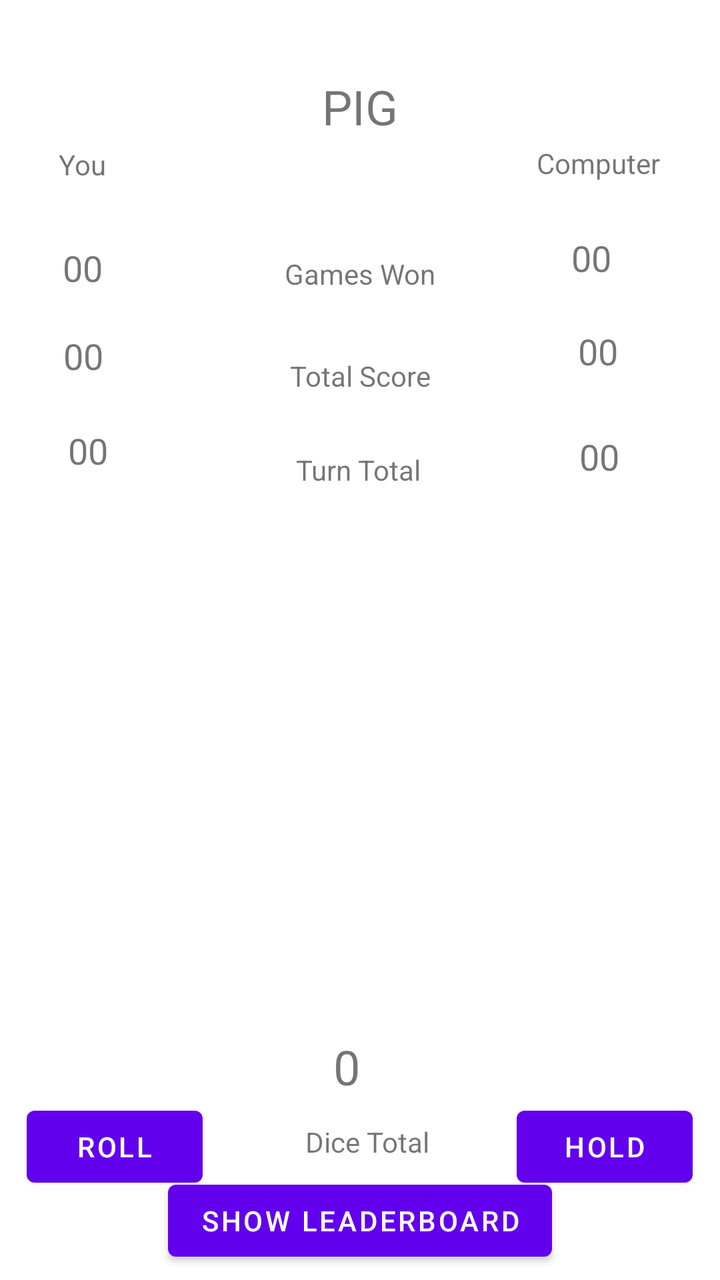
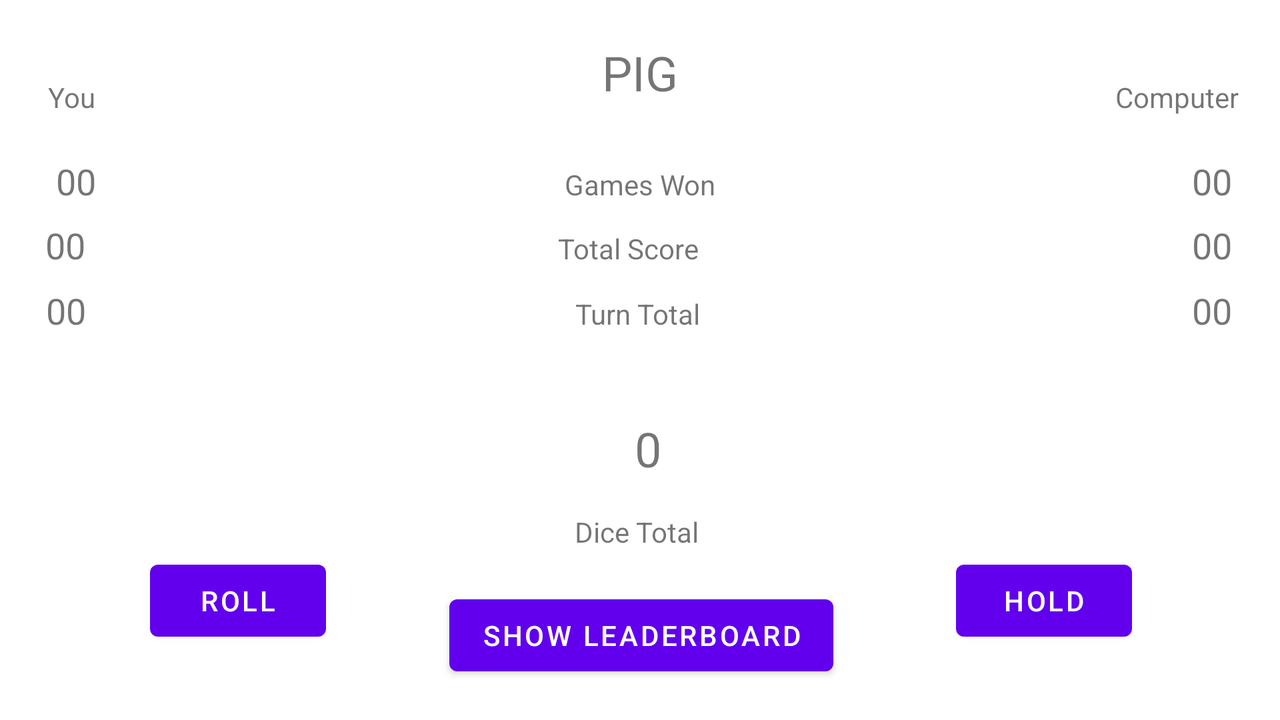

The same Android screen from two of the app's own layout files: first res/layout/ as a phone draws it, then the repository's variant for another configuration, drawn on a device whose configuration selects that folder. Both files follow.
<!-- AndroidManifest.xml: application theme Theme.PIG -->
<!-- res/layout/activity_main.xml -->
<?xml version="1.0" encoding="utf-8"?>
<androidx.constraintlayout.widget.ConstraintLayout xmlns:android="http://schemas.android.com/apk/res/android"
    xmlns:app="http://schemas.android.com/apk/res-auto"
    xmlns:tools="http://schemas.android.com/tools"
    android:id="@+id/btnSwitchToLog"
    android:layout_width="match_parent"
    android:layout_height="match_parent"
    android:visibility="visible"
    tools:context=".MainActivity">

    <TextView
        android:id="@+id/diceTotalTextView"
        android:layout_width="wrap_content"
        android:layout_height="wrap_content"
        android:text="@string/dice_total"
        app:layout_constraintBottom_toBottomOf="parent"
        app:layout_constraintHorizontal_bias="0.512"
        app:layout_constraintLeft_toLeftOf="parent"
        app:layout_constraintRight_toRightOf="parent"
        app:layout_constraintTop_toTopOf="parent"
        app:layout_constraintVertical_bias="0.904" />

    <Button
        android:id="@+id/rollButton"
        android:layout_width="wrap_content"
        android:layout_height="wrap_content"
        android:text="@string/roll"
        app:layout_constraintBottom_toBottomOf="parent"
        app:layout_constraintEnd_toEndOf="parent"
        app:layout_constraintHorizontal_bias="0.049"
        app:layout_constraintStart_toStartOf="parent"
        app:layout_constraintTop_toBottomOf="@+id/diceTotal"
        app:layout_constraintVertical_bias="0.0" />

    <Button
        android:id="@+id/holdButton"
        android:layout_width="wrap_content"
        android:layout_height="wrap_content"
        android:text="@string/hold"
        app:layout_constraintBottom_toBottomOf="parent"
        app:layout_constraintEnd_toEndOf="parent"
        app:layout_constraintHorizontal_bias="0.95"
        app:layout_constraintStart_toStartOf="parent"
        app:layout_constraintTop_toBottomOf="@+id/diceTotal"
        app:layout_constraintVertical_bias="0.0" />

    <TextView
        android:id="@+id/textView"
        android:layout_width="wrap_content"
        android:layout_height="wrap_content"
        android:text="@string/you"
        app:layout_constraintBottom_toBottomOf="parent"
        app:layout_constraintEnd_toEndOf="parent"
        app:layout_constraintHorizontal_bias="0.087"
        app:layout_constraintStart_toStartOf="parent"
        app:layout_constraintTop_toTopOf="parent"
        app:layout_constraintVertical_bias="0.117" />

    <TextView
        android:id="@+id/textView2"
        android:layout_width="wrap_content"
        android:layout_height="wrap_content"
        android:text="@string/pig"
        android:textSize="24sp"
        app:layout_constraintBottom_toBottomOf="parent"
        app:layout_constraintEnd_toEndOf="parent"
        app:layout_constraintStart_toStartOf="parent"
        app:layout_constraintTop_toTopOf="parent"
        app:layout_constraintVertical_bias="0.061" />

    <TextView
        android:id="@+id/textView3"
        android:layout_width="wrap_content"
        android:layout_height="wrap_content"
        android:text="@string/computer"

        app:layout_constraintBottom_toBottomOf="parent"
        app:layout_constraintEnd_toEndOf="parent"
        app:layout_constraintHorizontal_bias="0.899"
        app:layout_constraintStart_toStartOf="parent"
        app:layout_constraintTop_toTopOf="parent"
        app:layout_constraintVertical_bias="0.116" />

    <TextView
        android:id="@+id/playerGamesWon"
        android:layout_width="wrap_content"
        android:layout_height="wrap_content"
        android:textSize="18sp"
        app:layout_constraintBottom_toBottomOf="parent"
        app:layout_constraintEnd_toStartOf="@+id/textView5"
        app:layout_constraintHorizontal_bias="0.256"
        app:layout_constraintStart_toStartOf="parent"
        app:layout_constraintTop_toBottomOf="@+id/textView"
        app:layout_constraintVertical_bias="0.057"
        tools:text="00" />

    <TextView
        android:id="@+id/textView5"
        android:layout_width="wrap_content"
        android:layout_height="wrap_content"
        android:text="@string/games_won"
        app:layout_constraintBottom_toBottomOf="parent"
        app:layout_constraintEnd_toEndOf="parent"
        app:layout_constraintStart_toStartOf="parent"
        app:layout_constraintTop_toBottomOf="@+id/textView2"
        app:layout_constraintVertical_bias="0.105" />

    <TextView
        android:id="@+id/computerGamesWon"
        android:layout_width="wrap_content"
        android:layout_height="wrap_content"
        android:textSize="18sp"
        app:layout_constraintBottom_toTopOf="@+id/computerTotalScore"
        app:layout_constraintEnd_toEndOf="parent"
        app:layout_constraintHorizontal_bias="0.84"
        app:layout_constraintStart_toStartOf="parent"
        app:layout_constraintTop_toBottomOf="@+id/textView3"
        app:layout_constraintVertical_bias="0.538"
        tools:text="00" />

    <TextView
        android:id="@+id/totalScoreTV"
        android:layout_width="wrap_content"
        android:layout_height="wrap_content"
        android:layout_marginTop="32dp"
        android:text="@string/total_score"
        app:layout_constraintEnd_toEndOf="parent"
        app:layout_constraintStart_toStartOf="parent"
        app:layout_constraintTop_toBottomOf="@+id/textView5" />

    <TextView
        android:id="@+id/computerTotalScore"
        android:layout_width="wrap_content"
        android:layout_height="wrap_content"
        android:textSize="18sp"
        app:layout_constraintBottom_toTopOf="@+id/computerTurnScore"
        app:layout_constraintEnd_toEndOf="parent"
        app:layout_constraintHorizontal_bias="0.592"
        app:layout_constraintStart_toEndOf="@+id/totalScoreTV"
        app:layout_constraintTop_toBottomOf="@+id/textView3"
        app:layout_constraintVertical_bias="0.72"
        tools:text="00" />

    <TextView
        android:id="@+id/playerTurnScore"
        android:layout_width="wrap_content"
        android:layout_height="wrap_content"
        android:textSize="18sp"
        app:layout_constraintBottom_toBottomOf="parent"
        app:layout_constraintEnd_toStartOf="@+id/turnTotalTV"
        app:layout_constraintHorizontal_bias="0.265"
        app:layout_constraintStart_toStartOf="parent"
        app:layout_constraintTop_toTopOf="parent"
        app:layout_constraintVertical_bias="0.346"
        tools:text="00" />

    <TextView
        android:id="@+id/turnTotalTV"
        android:layout_width="wrap_content"
        android:layout_height="wrap_content"
        android:text="@string/turn_total"
        app:layout_constraintBottom_toBottomOf="parent"
        app:layout_constraintEnd_toEndOf="parent"
        app:layout_constraintHorizontal_bias="0.498"
        app:layout_constraintStart_toStartOf="parent"
        app:layout_constraintTop_toBottomOf="@+id/totalScoreTV"
        app:layout_constraintVertical_bias="0.066" />

    <TextView
        android:id="@+id/computerTurnScore"
        android:layout_width="wrap_content"
        android:layout_height="wrap_content"
        android:textSize="18sp"
        app:layout_constraintBottom_toBottomOf="parent"
        app:layout_constraintEnd_toEndOf="parent"
        app:layout_constraintHorizontal_bias="0.612"
        app:layout_constraintStart_toEndOf="@+id/turnTotalTV"
        app:layout_constraintTop_toBottomOf="@+id/textView3"
        app:layout_constraintVertical_bias="0.238"
        tools:text="00" />

    <TextView
        android:id="@+id/diceTotal"
        android:layout_width="wrap_content"
        android:layout_height="wrap_content"
        android:layout_marginBottom="12dp"
        android:width="25dp"
        android:textSize="24sp"
        app:layout_constraintBottom_toTopOf="@+id/diceTotalTextView"
        app:layout_constraintEnd_toStartOf="@+id/ivDice2"
        app:layout_constraintHorizontal_bias="0.454"
        app:layout_constraintStart_toEndOf="@+id/ivDice1"
        tools:text="0" />

    <ImageView
        android:id="@+id/ivDice1"
        android:layout_width="160dp"
        android:layout_height="180dp"
        app:layout_constraintBottom_toBottomOf="@+id/diceTotal"
        app:layout_constraintEnd_toEndOf="parent"
        app:layout_constraintHorizontal_bias="0.031"
        app:layout_constraintStart_toStartOf="parent"
        app:layout_constraintTop_toTopOf="parent"
        app:layout_constraintVertical_bias="0.886"
        tools:srcCompat="@drawable/dice_2" />

    <ImageView
        android:id="@+id/ivDice2"
        android:layout_width="160dp"
        android:layout_height="180dp"
        app:layout_constraintBottom_toTopOf="@+id/diceTotalTextView"
        app:layout_constraintEnd_toEndOf="parent"
        app:layout_constraintHorizontal_bias="0.96"
        app:layout_constraintStart_toStartOf="parent"
        app:layout_constraintTop_toTopOf="parent"
        app:layout_constraintVertical_bias="0.864"
        tools:srcCompat="@drawable/dice_3" />

    <TextView
        android:id="@+id/playerScore"
        android:layout_width="wrap_content"
        android:layout_height="wrap_content"
        android:textSize="18sp"
        app:layout_constraintBottom_toTopOf="@+id/playerTurnScore"
        app:layout_constraintEnd_toStartOf="@+id/totalScoreTV"
        app:layout_constraintHorizontal_bias="0.253"
        app:layout_constraintStart_toStartOf="parent"
        app:layout_constraintTop_toBottomOf="@+id/playerGamesWon"
        app:layout_constraintVertical_bias="0.459"
        tools:text="00" />

    <ImageView
        android:id="@+id/winnerView"
        android:layout_width="350dp"
        android:layout_height="350dp"
        android:adjustViewBounds="false"
        android:clickable="true"
        android:contentDescription="@string/winner"
        android:focusable="true"
        android:onClick="hideWinnerPic"
        android:visibility="invisible"
        app:layout_constraintBottom_toBottomOf="parent"
        app:layout_constraintEnd_toEndOf="parent"
        app:layout_constraintStart_toStartOf="parent"
        app:layout_constraintTop_toTopOf="parent"
        app:srcCompat="@drawable/cheeringcrowd" />
    app:android:onClick=""
    app:android:visibility=""
    app:layout_constraintBottom_toBottomOf="parent"
    app:layout_constraintEnd_toEndOf="parent"
    app:layout_constraintStart_toStartOf="parent"
    app:layout_constraintTop_toTopOf="parent"
    app:srcCompat="@drawable/cheeringcrowd"
    />

    <ImageView
        android:id="@+id/loserView"
        android:layout_width="385dp"
        android:layout_height="351dp"
        android:clickable="true"
        android:contentDescription="@string/loser"
        android:focusable="true"
        android:onClick="hideLoserPic"
        android:visibility="invisible"
        app:layout_constraintBottom_toBottomOf="parent"
        app:layout_constraintEnd_toEndOf="@+id/winnerView"
        app:layout_constraintHorizontal_bias="0.615"
        app:layout_constraintStart_toStartOf="@+id/winnerView"
        app:layout_constraintTop_toTopOf="parent"
        app:layout_constraintVertical_bias="0.497"
        app:srcCompat="@drawable/loser" />

    <TextView
        android:id="@+id/loserMessage"
        android:layout_width="150dp"
        android:layout_height="40dp"
        android:background="#131313"
        android:text="@string/you_lost"
        android:textAllCaps="true"
        android:textColor="#DA1414"
        android:textSize="24sp"
        android:visibility="gone"
        app:layout_constraintBottom_toBottomOf="parent"
        app:layout_constraintEnd_toEndOf="parent"
        app:layout_constraintStart_toStartOf="parent"
        app:layout_constraintTop_toTopOf="@+id/diceTotal"
        app:layout_constraintVertical_bias="0.226"
        tools:text="YOU LOST!" />

    <Button
        android:id="@+id/btnSwitchToScoreLog"
        android:layout_width="wrap_content"
        android:layout_height="wrap_content"
        android:onClick="showScoreLogOnClick"
        android:text="@string/show_leaderboard"
        app:layout_constraintBottom_toBottomOf="parent"
        app:layout_constraintEnd_toEndOf="parent"
        app:layout_constraintStart_toStartOf="parent"
        app:layout_constraintTop_toBottomOf="@+id/diceTotalTextView" />

</androidx.constraintlayout.widget.ConstraintLayout>
<!-- resources referenced by this layout -->
<resources>
  <!-- drawable cheeringcrowd: jpg bitmap (drawable, 104475 bytes) -->
  <!-- drawable loser: jpg bitmap (drawable, 19307 bytes) -->
  <string name="computer">Computer</string>
  <string name="dice_total">Dice Total</string>
  <string name="games_won">Games Won</string>
  <string name="hold">Hold</string>
  <string name="loser">Loser</string>
  <string name="pig">PIG</string>
  <string name="roll">Roll</string>
  <string name="show_leaderboard">Show Leaderboard</string>
  <string name="total_score">Total Score</string>
  <string name="turn_total">Turn Total</string>
  <string name="winner">Winner</string>
  <string name="you">You</string>
  <string name="you_lost">YOU LOST!</string>
  <style name="Theme.PIG" parent="Theme.MaterialComponents.DayNight.DarkActionBar">
          
          <item name="colorPrimary">@color/purple_500</item>
          <item name="colorPrimaryVariant">@color/purple_700</item>
          <item name="colorOnPrimary">@color/white</item>
          
          <item name="colorSecondary">@color/teal_200</item>
          <item name="colorSecondaryVariant">@color/teal_700</item>
          <item name="colorOnSecondary">@color/black</item>
          
          <item name="android:statusBarColor" tools:targetApi="l">?attr/colorPrimaryVariant</item>
          
      </style>
  <color name="purple_500">#FF6200EE</color>
  <color name="purple_700">#FF3700B3</color>
  <color name="white">#FFFFFFFF</color>
  <color name="teal_200">#FF03DAC5</color>
  <color name="teal_700">#FF018786</color>
  <color name="black">#FF000000</color>
</resources>
<!-- res/layout-land/activity_main.xml (the repository's variant of the layout above) -->
<!-- drawn on the phone turned sideways -->
<?xml version="1.0" encoding="utf-8"?>
<androidx.constraintlayout.widget.ConstraintLayout xmlns:android="http://schemas.android.com/apk/res/android"
    xmlns:app="http://schemas.android.com/apk/res-auto"
    xmlns:tools="http://schemas.android.com/tools"
    android:layout_width="match_parent"
    android:layout_height="match_parent"
    android:visibility="visible"
    tools:context=".MainActivity">

    <TextView
        android:id="@+id/diceTotalTextView"
        android:layout_width="wrap_content"
        android:layout_height="wrap_content"
        android:text="@string/dice_total"
        app:layout_constraintBottom_toBottomOf="parent"
        app:layout_constraintHorizontal_bias="0.497"
        app:layout_constraintLeft_toLeftOf="parent"
        app:layout_constraintRight_toRightOf="parent"
        app:layout_constraintTop_toTopOf="parent"
        app:layout_constraintVertical_bias="0.752" />

    <Button
        android:id="@+id/rollButton"
        android:layout_width="wrap_content"
        android:layout_height="wrap_content"
        android:text="@string/roll"
        app:layout_constraintBottom_toBottomOf="parent"
        app:layout_constraintEnd_toEndOf="parent"
        app:layout_constraintHorizontal_bias="0.136"
        app:layout_constraintStart_toStartOf="parent"
        app:layout_constraintTop_toBottomOf="@+id/diceTotal" />

    <Button
        android:id="@+id/holdButton"
        android:layout_width="wrap_content"
        android:layout_height="wrap_content"
        android:text="@string/hold"
        app:layout_constraintBottom_toBottomOf="parent"
        app:layout_constraintEnd_toEndOf="parent"
        app:layout_constraintHorizontal_bias="0.866"
        app:layout_constraintStart_toStartOf="parent"
        app:layout_constraintTop_toBottomOf="@+id/diceTotal" />

    <TextView
        android:id="@+id/textView"
        android:layout_width="wrap_content"
        android:layout_height="wrap_content"
        android:text="@string/you"
        app:layout_constraintBottom_toBottomOf="parent"
        app:layout_constraintEnd_toEndOf="parent"
        app:layout_constraintHorizontal_bias="0.039"
        app:layout_constraintStart_toStartOf="parent"
        app:layout_constraintTop_toTopOf="parent"
        app:layout_constraintVertical_bias="0.114" />

    <TextView
        android:id="@+id/textView2"
        android:layout_width="wrap_content"
        android:layout_height="wrap_content"
        android:text="@string/pig"
        android:textSize="24sp"
        app:layout_constraintBottom_toBottomOf="parent"
        app:layout_constraintEnd_toEndOf="parent"
        app:layout_constraintStart_toStartOf="parent"
        app:layout_constraintTop_toTopOf="parent"
        app:layout_constraintVertical_bias="0.061" />

    <TextView
        android:id="@+id/textView3"
        android:layout_width="wrap_content"
        android:layout_height="wrap_content"
        android:text="@string/computer"

        app:layout_constraintBottom_toBottomOf="parent"
        app:layout_constraintEnd_toEndOf="parent"
        app:layout_constraintHorizontal_bias="0.964"
        app:layout_constraintStart_toStartOf="parent"
        app:layout_constraintTop_toTopOf="parent"
        app:layout_constraintVertical_bias="0.114" />

    <TextView
        android:id="@+id/playerGamesWon"
        android:layout_width="wrap_content"
        android:layout_height="wrap_content"
        android:layout_marginStart="28dp"
        android:textSize="18sp"
        app:layout_constraintBaseline_toBaselineOf="@+id/textView5"
        app:layout_constraintStart_toStartOf="parent"
        tools:text="00" />

    <TextView
        android:id="@+id/textView5"
        android:layout_width="wrap_content"
        android:layout_height="wrap_content"
        android:text="@string/games_won"
        app:layout_constraintBottom_toBottomOf="parent"
        app:layout_constraintEnd_toEndOf="parent"
        app:layout_constraintStart_toStartOf="parent"
        app:layout_constraintTop_toBottomOf="@+id/textView2"
        app:layout_constraintVertical_bias="0.105" />

    <TextView
        android:id="@+id/computerGamesWon"
        android:layout_width="wrap_content"
        android:layout_height="wrap_content"
        android:layout_marginEnd="24dp"
        android:textSize="18sp"
        app:layout_constraintBaseline_toBaselineOf="@+id/textView5"
        app:layout_constraintEnd_toEndOf="parent"
        tools:text="00" />

    <TextView
        android:id="@+id/totalScoreTV"
        android:layout_width="wrap_content"
        android:layout_height="wrap_content"
        android:text="@string/total_score"
        app:layout_constraintBottom_toTopOf="@+id/diceTotalTextView"
        app:layout_constraintEnd_toStartOf="@+id/computerTotalScore"
        app:layout_constraintHorizontal_bias="0.531"
        app:layout_constraintStart_toStartOf="parent"
        app:layout_constraintTop_toBottomOf="@+id/textView5"
        app:layout_constraintVertical_bias="0.096" />

    <TextView
        android:id="@+id/computerTotalScore"
        android:layout_width="wrap_content"
        android:layout_height="wrap_content"
        android:layout_marginEnd="24dp"
        android:textSize="18sp"
        app:layout_constraintBaseline_toBaselineOf="@+id/totalScoreTV"
        app:layout_constraintEnd_toEndOf="parent"
        tools:text="00" />

    <TextView
        android:id="@+id/playerTurnScore"
        android:layout_width="wrap_content"
        android:layout_height="wrap_content"
        android:textSize="18sp"
        app:layout_constraintBaseline_toBaselineOf="@+id/turnTotalTV"
        app:layout_constraintEnd_toStartOf="@+id/turnTotalTV"
        app:layout_constraintHorizontal_bias="0.086"
        app:layout_constraintStart_toStartOf="parent"
        tools:text="00" />

    <TextView
        android:id="@+id/turnTotalTV"
        android:layout_width="wrap_content"
        android:layout_height="wrap_content"
        android:text="@string/turn_total"
        app:layout_constraintBottom_toBottomOf="parent"
        app:layout_constraintEnd_toEndOf="parent"
        app:layout_constraintHorizontal_bias="0.498"
        app:layout_constraintStart_toStartOf="parent"
        app:layout_constraintTop_toBottomOf="@+id/totalScoreTV"
        app:layout_constraintVertical_bias="0.066" />

    <TextView
        android:id="@+id/computerTurnScore"
        android:layout_width="wrap_content"
        android:layout_height="wrap_content"
        android:layout_marginEnd="24dp"
        android:textSize="18sp"
        app:layout_constraintBaseline_toBaselineOf="@+id/turnTotalTV"
        app:layout_constraintEnd_toEndOf="parent"
        tools:text="00" />

    <TextView
        android:id="@+id/diceTotal"
        android:layout_width="wrap_content"
        android:layout_height="wrap_content"
        android:layout_marginBottom="16dp"
        android:textSize="24sp"
        app:layout_constraintBottom_toTopOf="@+id/diceTotalTextView"
        app:layout_constraintEnd_toStartOf="@+id/ivDice2"
        app:layout_constraintHorizontal_bias="0.459"
        app:layout_constraintStart_toEndOf="@+id/ivDice1"
        tools:text="0" />

    <ImageView
        android:id="@+id/ivDice1"
        android:layout_width="160dp"
        android:layout_height="180dp"
        app:layout_constraintBottom_toBottomOf="parent"
        app:layout_constraintEnd_toEndOf="parent"
        app:layout_constraintHorizontal_bias="0.18"
        app:layout_constraintStart_toStartOf="parent"
        app:layout_constraintTop_toTopOf="parent"
        app:layout_constraintVertical_bias="0.277"
        tools:srcCompat="@drawable/dice_2" />

    <ImageView
        android:id="@+id/ivDice2"
        android:layout_width="160dp"
        android:layout_height="180dp"
        app:layout_constraintBottom_toBottomOf="parent"
        app:layout_constraintEnd_toEndOf="parent"
        app:layout_constraintHorizontal_bias="0.72"
        app:layout_constraintStart_toEndOf="@+id/ivDice1"
        app:layout_constraintTop_toTopOf="parent"
        app:layout_constraintVertical_bias="0.277"
        tools:srcCompat="@drawable/dice_3" />

    <TextView
        android:id="@+id/playerScore"
        android:layout_width="wrap_content"
        android:layout_height="wrap_content"
        android:textSize="18sp"
        app:layout_constraintBaseline_toBaselineOf="@+id/totalScoreTV"
        app:layout_constraintEnd_toStartOf="@+id/totalScoreTV"
        app:layout_constraintHorizontal_bias="0.087"
        app:layout_constraintStart_toStartOf="parent"
        tools:text="00" />

    <ImageView
        android:id="@+id/winnerView"
        android:layout_width="350dp"
        android:layout_height="350dp"
        android:adjustViewBounds="false"
        android:clickable="true"
        android:contentDescription="@string/winner"
        android:focusable="true"
        android:onClick="hideWinnerPic"
        android:visibility="invisible"
        app:layout_constraintBottom_toBottomOf="parent"
        app:layout_constraintEnd_toEndOf="parent"
        app:layout_constraintStart_toStartOf="parent"
        app:layout_constraintTop_toTopOf="parent"
        app:srcCompat="@drawable/cheeringcrowd" /><![CDATA[
    app:android:onClick=""
    app:android:visibility=""
    app:layout_constraintBottom_toBottomOf="parent"
    app:layout_constraintEnd_toEndOf="parent"
    app:layout_constraintStart_toStartOf="parent"
    app:layout_constraintTop_toTopOf="parent"
    app:srcCompat="@drawable/cheeringcrowd"
    />

    ]]>

    <ImageView
        android:id="@+id/loserView"
        android:layout_width="385dp"
        android:layout_height="351dp"
        android:clickable="true"
        android:contentDescription="@string/loser"
        android:focusable="true"
        android:onClick="hideLoserPic"
        android:visibility="invisible"
        app:layout_constraintBottom_toBottomOf="parent"
        app:layout_constraintEnd_toEndOf="@+id/winnerView"
        app:layout_constraintHorizontal_bias="1.0"
        app:layout_constraintStart_toStartOf="@+id/winnerView"
        app:layout_constraintTop_toTopOf="parent"
        app:srcCompat="@drawable/loser" />

    <TextView
        android:id="@+id/loserMessage"
        android:layout_width="150dp"
        android:layout_height="40dp"
        android:background="#131313"
        android:text="@string/you_lost"
        android:textAllCaps="true"
        android:textColor="#DA1414"
        android:textSize="24sp"
        android:visibility="gone"
        app:layout_constraintBottom_toBottomOf="parent"
        app:layout_constraintEnd_toEndOf="parent"
        app:layout_constraintStart_toStartOf="parent"
        app:layout_constraintTop_toTopOf="@+id/diceTotal"
        app:layout_constraintVertical_bias="0.226"
        tools:text="YOU LOST!" />

    <Button
        android:id="@+id/btnSwitchToScoreLog"
        android:layout_width="wrap_content"
        android:layout_height="wrap_content"
        android:onClick="showScoreLogOnClick"
        android:text="Show Leaderboard"
        app:layout_constraintBottom_toBottomOf="parent"
        app:layout_constraintEnd_toStartOf="@+id/holdButton"
        app:layout_constraintStart_toEndOf="@+id/rollButton"
        app:layout_constraintTop_toBottomOf="@+id/diceTotalTextView" />

</androidx.constraintlayout.widget.ConstraintLayout>
<!-- resources referenced by the variant -->
<!-- as the phone turned sideways resolves them -->
<resources>
  <!-- drawable cheeringcrowd: jpg bitmap (drawable, 104475 bytes) -->
  <!-- drawable loser: jpg bitmap (drawable, 19307 bytes) -->
  <string name="computer">Computer</string>
  <string name="dice_total">Dice Total</string>
  <string name="games_won">Games Won</string>
  <string name="hold">Hold</string>
  <string name="loser">Loser</string>
  <string name="pig">PIG</string>
  <string name="roll">Roll</string>
  <string name="total_score">Total Score</string>
  <string name="turn_total">Turn Total</string>
  <string name="winner">Winner</string>
  <string name="you">You</string>
  <string name="you_lost">YOU LOST!</string>
  <style name="Theme.PIG" parent="Theme.MaterialComponents.DayNight.DarkActionBar">
          
          <item name="colorPrimary">@color/purple_500</item>
          <item name="colorPrimaryVariant">@color/purple_700</item>
          <item name="colorOnPrimary">@color/white</item>
          
          <item name="colorSecondary">@color/teal_200</item>
          <item name="colorSecondaryVariant">@color/teal_700</item>
          <item name="colorOnSecondary">@color/black</item>
          
          <item name="android:statusBarColor" tools:targetApi="l">?attr/colorPrimaryVariant</item>
          
      </style>
  <color name="purple_500">#FF6200EE</color>
  <color name="purple_700">#FF3700B3</color>
  <color name="white">#FFFFFFFF</color>
  <color name="teal_200">#FF03DAC5</color>
  <color name="teal_700">#FF018786</color>
  <color name="black">#FF000000</color>
</resources>
